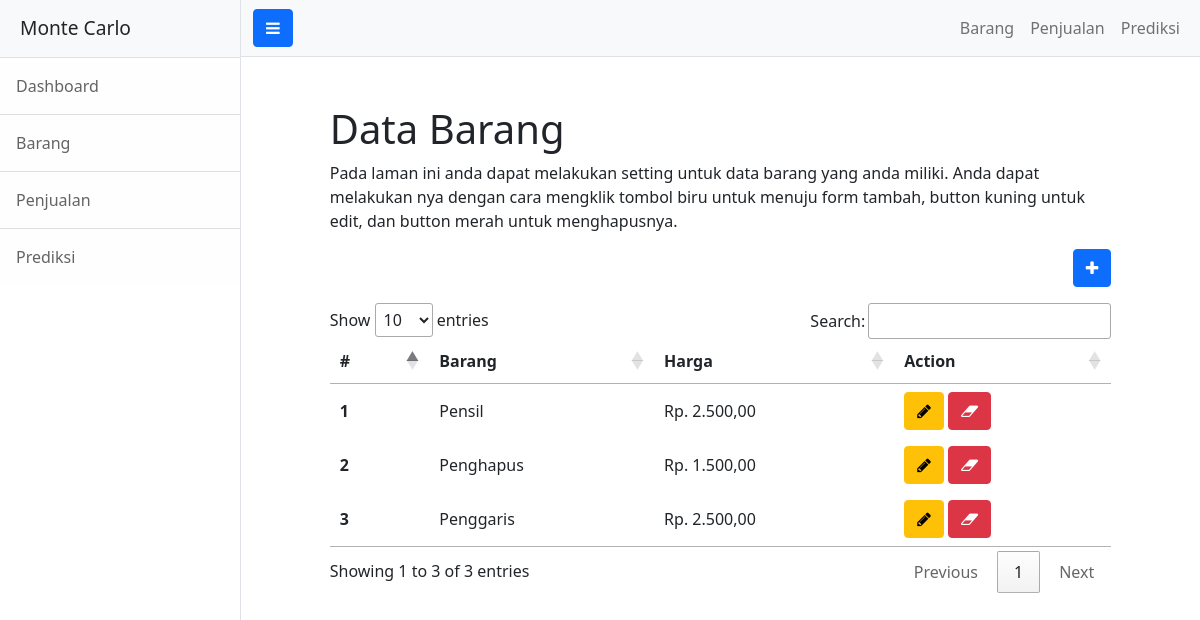
/index.php/barang, run on the app's committed database.
### tables this page shows
CREATE TABLE `barang` (
  `id_brg` int(11) NOT NULL,
  `barang` varchar(50) NOT NULL,
  `harga` int(11) NOT NULL
);

### application/controllers/Barang.php (called while the page is built, shortened)
<?php
class barang extends CI_Controller {
    public function __construct()
    {
        $this->load->model('M_basic', 'barang');
    }
    public function index()
    {
        $data['data'] = $this->barang->getData('barang')->result();
        $this->load->view('template/header');
        $this->load->view('barang/index', $data);
        $this->load->view('template/footer');
    }
}

### index.php (called while the page is built, shortened)
<?php
require_once BASEPATH.'core/CodeIgniter.php';

### application/models/M_basic.php (called while the page is built, shortened)
<?php
class M_basic extends CI_Model
{
    public function getData($t, $w = null)
    {
        return $this->db->get($t);
    }
}

### application/views/barang/index.php (the view)
<div style="margin: 5% 8%;">
    <div class="container-fluid">
        <h1 class="mt-4">Data Barang</h1>
        <p>Pada laman ini anda dapat melakukan setting untuk data barang yang anda miliki. Anda dapat melakukan nya dengan cara mengklik tombol biru untuk menuju form tambah, button kuning untuk edit, dan button merah untuk menghapusnya.</p>
        <div>
            <a href="<?= base_url('Barang/addBarang') ?>" class="float-end btn btn-primary mb-3"><i class="fa fa-plus"></i></a>
            <table id="mytable">
                <thead class="thead-dark">
                    <tr>
                    <th scope="col">#</th>
                    <th scope="col">Barang</th>
                    <th scope="col">Harga</th>
                    <th scope="col">Action</th>
                    </tr>
                </thead>
                <tbody>
                    <?php $n=1; foreach($data as $d): ?>
                    <tr>
                        <th scope="row"><?= $n ?></th>
                        <td><?= $d->barang ?></td>
                        <td>Rp. <?= number_format($d->harga,2,",","."); ?></td>
                        <td>
                            <a href="<?= base_url('Barang/EditBarang/').$d->id_brg ?>" class="btn btn-warning"><i class="fa fa-pencil"></i></a>
                            <a  onclick="return confirm('Apakah anda yakin ?')" href="<?= base_url('Barang/DeleteBarang/').$d->id_brg ?>" class="btn btn-danger"><i class="fa fa-eraser"></i></a>
                        </td>
                    </tr>
                    <?php $n++; endforeach; ?>
                </tbody>
            </table>
        </div>
    </div>
</div>

### data on the page
barang: barang "Pensil", harga "2.500,00"
barang: barang "Penghapus", harga "1.500,00"
barang: barang "Penggaris", harga "2.500,00"
